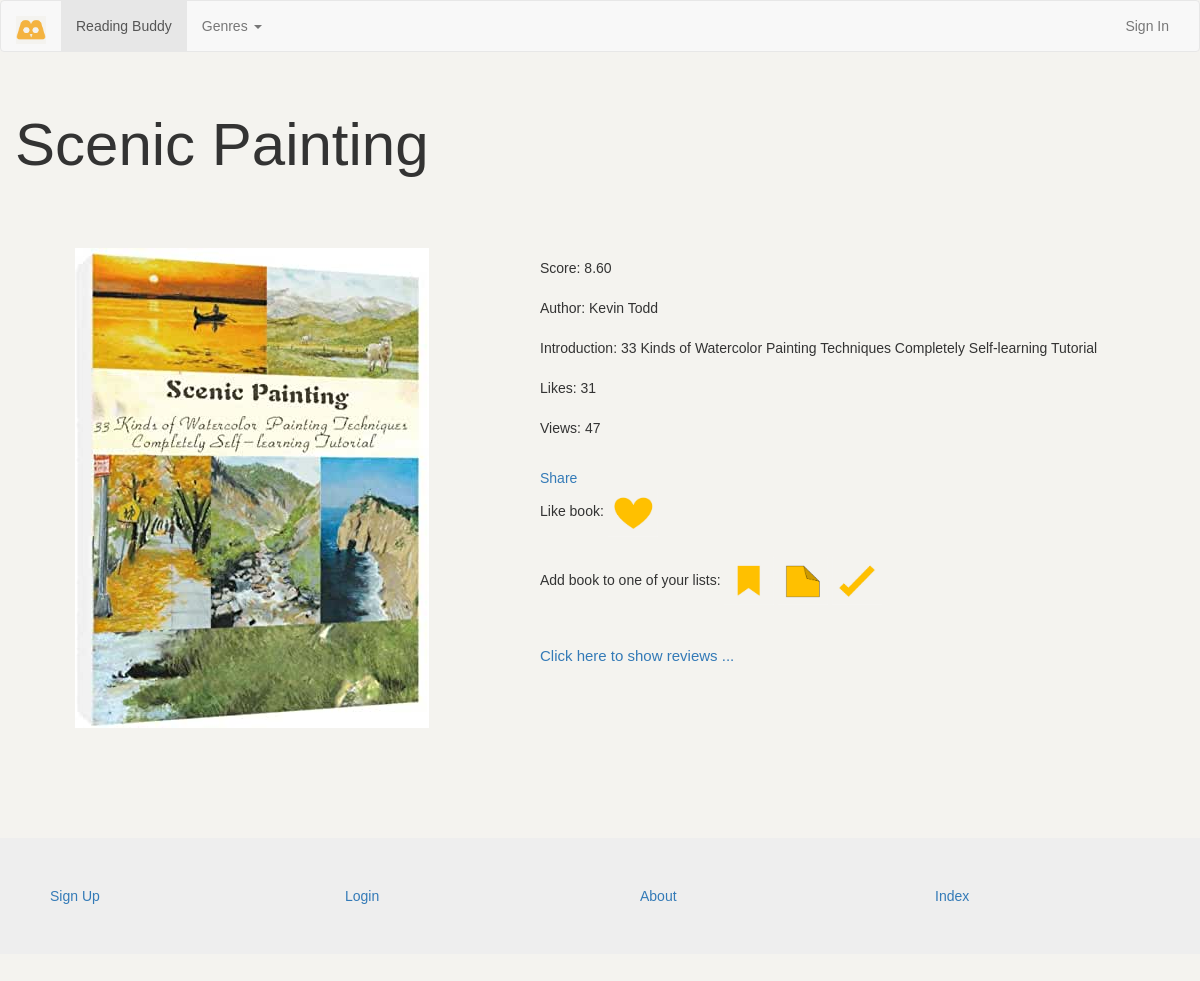
The app's page /readingBuddy/book/scenic-painting/ with its own data.
### readingBuddy/models.py (models this page shows, shortened)
class Book(models.Model):
    category = models.ForeignKey(Category, on_delete=models.CASCADE)
    book_name = models.CharField(max_length=128, unique=True)
    author = models.CharField(max_length=128)
    intro = models.TextField()
    likes = models.IntegerField(default=0)
    views = models.IntegerField(default=0)
    score = models.DecimalField(default=0, max_digits=5, decimal_places=2)
    slug = models.SlugField(unique = True)

### readingBuddy/views.py (the view)
# urls.py: path('book/<slug:book_name_slug>/', views.show_book, name='show_book'),
def show_book(request, book_name_slug):
    context_dict = {}
    try:
        categories = categories = Category.objects.all()
        book = Book.objects.get(slug=book_name_slug)
        comments = Comment.objects.filter(Book=book)
        context_dict['categories'] = categories
        context_dict['book'] = book
        context_dict['comments'] = comments
    except Book.DoesNotExist:
        context_dict['categories'] = None
        context_dict['book'] = None
        context_dict['comments'] = None
    return render(request, 'readingBuddy/book.html', context=context_dict)

### templates/readingBuddy/book.html (shortened to what this page needs)
{% extends 'readingBuddy/base.html' %}
{% load static %}
{% block body_block %}
    {% if book %}
        <div>
            <div class="bookHeading">{{ book.book_name }}</div>
        </div>
        <div class="row">
            <div class=" img-responsive col-md-6 bookPicture">
                <img src="{{ MEDIA_URL }}{{ book.slug }}.jpg" alt="Picture of book."/>
            </div>
            <div class="col-md-6 bookInfoBlock">
                <div class="bookInfo">Score: {{ book.score }}</div>
                <div class="bookInfo">Author: {{ book.author }}</div>
                <div class="bookInfo">Introduction: {{ book.intro }}</div>
                <div class="bookInfo">Likes: {{ book.likes }}</div>
                <div class="bookInfo">Views: {{ book.views }}</div>
                <br>
                <a href="mailto:?to=&body=Hi, I saw this book, '{{ book.book_name }}' by {{ book.author }} and thought that you would like it!&subject=Check out this book!">Share</a>
                <div>
                    Like book:
                    <img href="#"
                         src="{% static 'images/heart.JPG' %}"
                         alt="Like button"
                         width="50px">
            </div>
            <br>
            <div>
                Add book to one of your lists:
                <a href="#" >
                    <img width="50px" src = "{% static 'images/wishlist.JPG' %}"
                     alt="Add to wishlist">
                </a>
                <a href="#">
                    <img width="50px" src = "{% static 'images/current.JPG' %}"
                     alt="Add to Currently Reading">
                </a>
                <a href="#">
                    <img width="50px" src="{% static 'images/tick.JPG' %}"
                     alt="Add to Read books">
                </a>
</div>
<br>
<br>
<div class="button">
    <div class="button d1 showHide">
        <a>Click here to show reviews ...</a>
    </div>
</div>
</div>
{% else %}
<strong>The specified book does not exist.</strong>
{% endif %}
{% endblock %}

### static/css/style.css (style rules this page uses)
body { font-family: 'Arial', 'Helvetica', sans-serif; background-color: #f4f3ef; }
.bookHeading { padding-top: 30px; font-size: 60px; text-align: left; }
.bookPicture { width:30%; margin: 5%; }
.bookInfoBlock { width:60%; padding: 5%; }
.showHide { font-size: 15px; color: black; }
.bookInfo { padding-top: 10px; padding-bottom: 10px; }

### records on screen
Book: book_name "Scenic Painting", slug (picture), score "8.60", author "Kevin Todd", intro "33 Kinds of Watercolor Painting Techniques Completely Self-learning Tutorial", likes "31", views "47"
